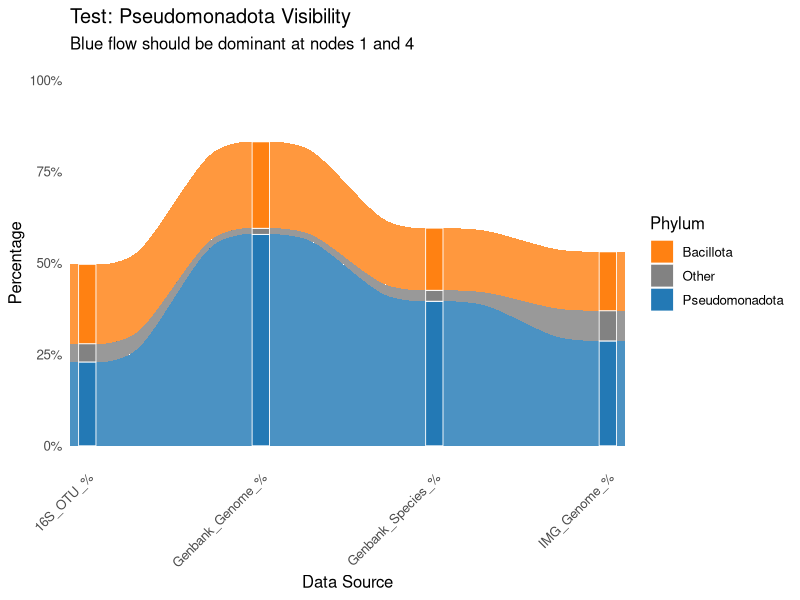

Generate this figure with R:
#!/usr/bin/env Rscript

# Minimal test script to isolate Pseudomonadota visibility issue
# This script creates a simple alluvial plot with just a few phyla including Pseudomonadota

library(ggplot2)
library(ggalluvial)

cat("=== Testing Pseudomonadota Visibility ===\n")

# Create minimal test data with known values
test_data <- data.frame(
  phylum = rep(c("Pseudomonadota", "Bacillota", "Other"), each = 4),
  x = rep(c("Genbank_Genome_%", "IMG_Genome_%", "16S_OTU_%", "Genbank_Species_%"), 3),
  percentage = c(
    # Pseudomonadota (should be highly visible)
    57.83, 28.68, 22.93, 39.53,
    # Bacillota (for comparison)
    23.65, 16.11, 21.7, 17.0,
    # Other (small values)
    1.66, 8.27, 5.0, 3.0
  ),
  alluvium = rep(1:3, each = 4),
  stringsAsFactors = FALSE
)

# Simple color mapping
colors <- c(
  "Pseudomonadota" = "#1f77b4",  # Blue - should be very visible
  "Bacillota" = "#ff7f0e",       # Orange
  "Other" = "#808080"            # Gray
)

cat("Test data created:\n")
print(test_data)
cat("\nColors assigned:\n")
print(colors)

# Create simple alluvial plot
p <- ggplot(test_data, aes(x = x, stratum = phylum, alluvium = alluvium, y = percentage, fill = phylum)) +
  geom_alluvium(alpha = 0.8, width = 0.2) +
  geom_stratum(alpha = 0.9, color = "white", linewidth = 0.3, width = 0.1) +
  scale_fill_manual(values = colors, name = "Phylum") +
  scale_x_discrete(expand = expansion(mult = 0, add = 0.1)) +
  scale_y_continuous(labels = function(x) paste0(x, "%"), limits = c(0, 100)) +
  theme_minimal(base_size = 12) +
  theme(
    axis.text.x = element_text(angle = 45, hjust = 1),
    legend.position = "right",
    panel.grid = element_blank()
  ) +
  labs(
    title = "Test: Pseudomonadota Visibility",
    subtitle = "Blue flow should be dominant at nodes 1 and 4",
    x = "Data Source",
    y = "Percentage"
  )

# Save the test plot
output_file <- "test_pseudomonadota_visibility.png"
ggsave(output_file, plot = p, width = 12, height = 8, dpi = 300, bg = "white")

cat("Test plot saved as:", output_file, "\n")
cat("Check if Pseudomonadota (blue) is visible at nodes 1 and 4\n")
cat("=== Test Complete ===\n")
